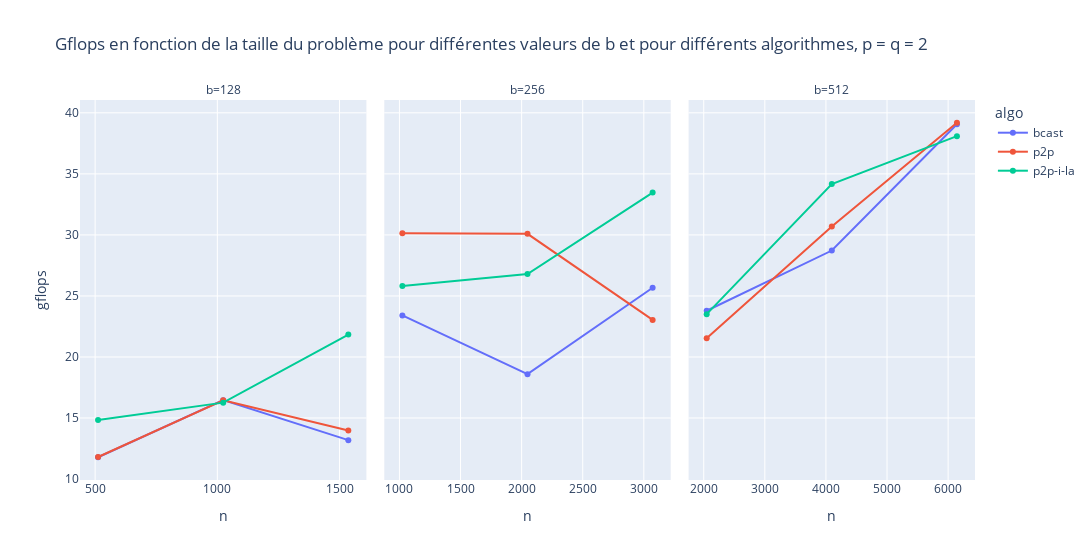

Notebook code for this chart:
### Code cell
plotly.plot(df_p_2, kind = 'line', markers = True, x = 'n', y = 'gflops', color ='algo', facet_col = 'b', width = 1400, title = 'Gflops en fonction de la taille du problème pour différentes valeurs de b et pour différents algorithmes, p = q = 2').update_xaxes(matches=None)

### Figure 1 — Plotly figure (JSON) as saved in the notebook; plotly's stock layout.template omitted (floating-point values rounded to 4 significant figures)
{"data": [{"hovertemplate": "algo=bcast<br>b=128<br>n=%{x}<br>gflops=%{y}<extra></extra>", "legendgroup": "bcast", "line": {"color": "#636efa", "dash": "solid"}, "marker": {"symbol": "circle"}, "mode": "lines+markers", "name": "bcast", "orientation": "v", "showlegend": true, "type": "scatter", "x": [512, 1024, 1536], "xaxis": "x", "y": [11.79, 16.46, 13.19], "yaxis": "y"}, {"hovertemplate": "algo=bcast<br>b=256<br>n=%{x}<br>gflops=%{y}<extra></extra>", "legendgroup": "bcast", "line": {"color": "#636efa", "dash": "solid"}, "marker": {"symbol": "circle"}, "mode": "lines+markers", "name": "bcast", "orientation": "v", "showlegend": false, "type": "scatter", "x": [1024, 2048, 3072], "xaxis": "x2", "y": [23.41, 18.59, 25.67], "yaxis": "y2"}, {"hovertemplate": "algo=bcast<br>b=512<br>n=%{x}<br>gflops=%{y}<extra></extra>", "legendgroup": "bcast", "line": {"color": "#636efa", "dash": "solid"}, "marker": {"symbol": "circle"}, "mode": "lines+markers", "name": "bcast", "orientation": "v", "showlegend": false, "type": "scatter", "x": [2048, 4096, 6144], "xaxis": "x3", "y": [23.79, 28.72, 39.06], "yaxis": "y3"}, {"hovertemplate": "algo=p2p<br>b=128<br>n=%{x}<br>gflops=%{y}<extra></extra>", "legendgroup": "p2p", "line": {"color": "#EF553B", "dash": "solid"}, "marker": {"symbol": "circle"}, "mode": "lines+markers", "name": "p2p", "orientation": "v", "showlegend": true, "type": "scatter", "x": [512, 1024, 1536], "xaxis": "x", "y": [11.81, 16.45, 13.97], "yaxis": "y"}, {"hovertemplate": "algo=p2p<br>b=256<br>n=%{x}<br>gflops=%{y}<extra></extra>", "legendgroup": "p2p", "line": {"color": "#EF553B", "dash": "solid"}, "marker": {"symbol": "circle"}, "mode": "lines+markers", "name": "p2p", "orientation": "v", "showlegend": false, "type": "scatter", "x": [1024, 2048, 3072], "xaxis": "x2", "y": [30.14, 30.09, 23.04], "yaxis": "y2"}, {"hovertemplate": "algo=p2p<br>b=512<br>n=%{x}<br>gflops=%{y}<extra></extra>", "legendgroup": "p2p", "line": {"color": "#EF553B", "dash": "solid"}, "marker": {"symbol": "circle"}, "mode": "lines+markers", "name": "p2p", "orientation": "v", "showlegend": false, "type": "scatter", "x": [2048, 4096, 6144], "xaxis": "x3", "y": [21.53, 30.7, 39.19], "yaxis": "y3"}, {"hovertemplate": "algo=p2p-i-la<br>b=128<br>n=%{x}<br>gflops=%{y}<extra></extra>", "legendgroup": "p2p-i-la", "line": {"color": "#00cc96", "dash": "solid"}, "marker": {"symbol": "circle"}, "mode": "lines+markers", "name": "p2p-i-la", "orientation": "v", "showlegend": true, "type": "scatter", "x": [512, 1024, 1536], "xaxis": "x", "y": [14.84, 16.26, 21.84], "yaxis": "y"}, {"hovertemplate": "algo=p2p-i-la<br>b=256<br>n=%{x}<br>gflops=%{y}<extra></extra>", "legendgroup": "p2p-i-la", "line": {"color": "#00cc96", "dash": "solid"}, "marker": {"symbol": "circle"}, "mode": "lines+markers", "name": "p2p-i-la", "orientation": "v", "showlegend": false, "type": "scatter", "x": [1024, 2048, 3072], "xaxis": "x2", "y": [25.82, 26.79, 33.47], "yaxis": "y2"}, {"hovertemplate": "algo=p2p-i-la<br>b=512<br>n=%{x}<br>gflops=%{y}<extra></extra>", "legendgroup": "p2p-i-la", "line": {"color": "#00cc96", "dash": "solid"}, "marker": {"symbol": "circle"}, "mode": "lines+markers", "name": "p2p-i-la", "orientation": "v", "showlegend": false, "type": "scatter", "x": [2048, 4096, 6144], "xaxis": "x3", "y": [23.51, 34.16, 38.09], "yaxis": "y3"}], "layout": {"annotations": [{"font": {}, "showarrow": false, "text": "b=128", "x": 0.16, "xanchor": "center", "xref": "paper", "y": 1, "yanchor": "bottom", "yref": "paper"}, {"font": {}, "showarrow": false, "text": "b=256", "x": 0.5, "xanchor": "center", "xref": "paper", "y": 1, "yanchor": "bottom", "yref": "paper"}, {"font": {}, "showarrow": false, "text": "b=512", "x": 0.84, "xanchor": "center", "xref": "paper", "y": 1, "yanchor": "bottom", "yref": "paper"}], "legend": {"title": {"text": "algo"}, "tracegroupgap": 0}, "title": {"text": "Gflops en fonction de la taille du problème pour différentes valeurs de b et pour différents algorithmes, p = q = 2"}, "width": 1400, "xaxis": {"anchor": "y", "domain": [0, 0.32], "title": {"text": "n"}}, "xaxis2": {"anchor": "y2", "domain": [0.34, 0.66], "title": {"text": "n"}}, "xaxis3": {"anchor": "y3", "domain": [0.68, 1.0], "title": {"text": "n"}}, "yaxis": {"anchor": "x", "domain": [0, 1], "title": {"text": "gflops"}}, "yaxis2": {"anchor": "x2", "domain": [0, 1], "matches": "y", "showticklabels": false}, "yaxis3": {"anchor": "x3", "domain": [0, 1], "matches": "y", "showticklabels": false}}}
